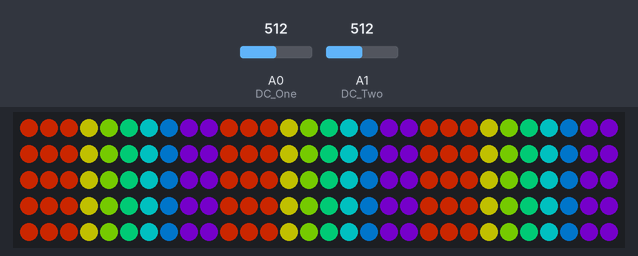
A sketch run on a simulated Arduino Uno, built with avr-gcc and run on an emulated ATmega328P. Parts: 150 RGB LEDs in strip order, left to right, continuing on the next row. The test bench sets the inputs (shaded band); at power-on: A0 (DC_One) = 512, A1 (DC_Two) = 512. Dim RGB values are drawn brighter than linear.

Above: at 1.2 s.
1.3 s: A0 (DC_One) set to 90
At 2.0 s:
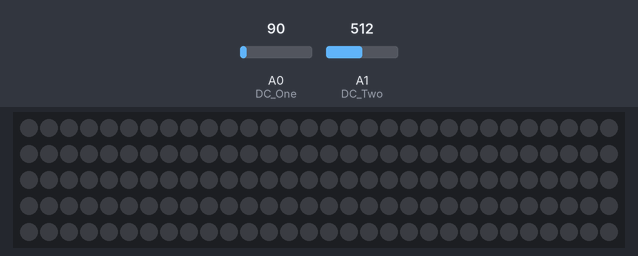
3.1 s: A0 (DC_One) set to 110
At 3.8 s:
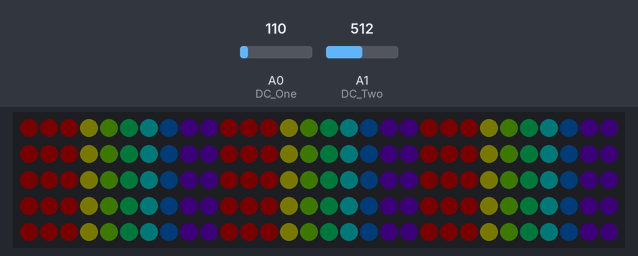
4.6 s: A0 (DC_One) set to 0
At 5.6 s:
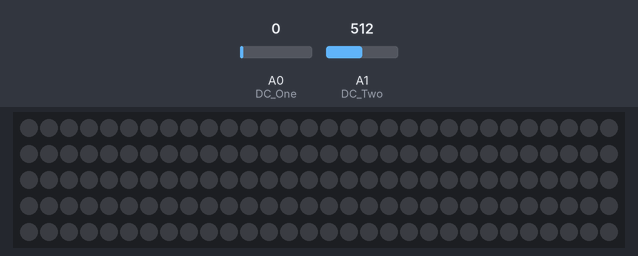
Timing chart, 0 to 7.6 s (numbered marks = the images above; inputs shaded):
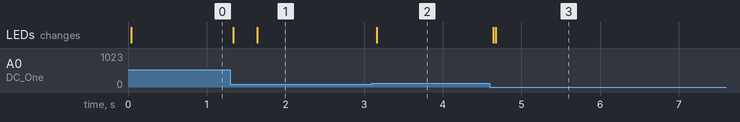

The sketch:

Synthesia_Prototype.ino
```cpp
/******************************************************************************
  Synthesia - Uses a Sparkfun Shield and Programmable LED Strip.
  Project 2 for Mark Rober's Creative Engineering Class 1/23/2021

  Helpful References
  LED Strip tutorial: https://www.temposlighting.com/guides/how-to-add-custom-leds-to-any-project
  Sparkfun Shield: https://learn.sparkfun.com/tutorials/spectrum-shield-hookup-guide-v2
  Arduino Object Oriented Programming (OOP): https://roboticsbackend.com/arduino-object-oriented-programming-oop/

  Step 1: Power the LED Strip w/ a 5V 3A power supply. I've noticed it averages 18W peak.
  Step 2: Tap the ground wire from the LED strip's program wire to the Arduino Ground
  Step 3: Tap the program pin from the LED strip to Digital Pin 11 on the Arduino.
  Step 4: Attach the Sparkfun sheld to the Arduino. I used male headers just for the VIN and Analog pins.
  Step 5: Upload this sketch. Import the FastLED library.
  Step 6: Plug in some tunes via the 3.5mm jack into the Shield.
  (Use another 3.5mm jack to output the tunes to a speaker, from the shield's output port.
  Step 7: Enjoy the lights dance.
*********************************************************************************/

// LED Library
#include <FastLED.h>

// SOUND - Spectrum Shield pin connections
#define STROBE 4
#define RESET 5
#define DC_One A0
#define DC_Two A1

// SOUND spectrum variables
int freq_amp;
int Frequencies_One[7];
int Frequencies_Two[7];
int i;

// LED variables
int TOTAL_LEDS = 150;
CRGB leds[150];        // Total number of LEDs on your strip
#define LED_PIN 11     // Output from the Arduino to the LED Strip

// This Color class is used to make the rest of the code cleaner & more reusable.
// I
class Color {
  private:
    int red;
    int green;
    int blue;
    float brightnessPct; // If a color is too bright, dial it back

    // Hold a memory of what the value was before: simulates how analog tubes fade; gives a warm feeling.
    int redAfterGlow;
    int greenAfterGlow;
    int blueAfterGlow;
    int fadeRate = 1; // Gets subtracted from the Glow Values; 1 = slowest fade; 1000 = immediate fade.

  public:
    Color(int r, int g, int b, float dimmerSwitch) {
      this->red = r;
      this->green = g;
      this->blue = b;
      this->brightnessPct = dimmerSwitch;

      this->redAfterGlow = 0;
      this->greenAfterGlow = 0;
      this->blueAfterGlow = 0;
    }

    int getRed() {
      return (int) (red * brightnessPct);
    }
    int getGreen() {
      return (int) (green * brightnessPct);
    }
    int getBlue() {
      return (int) (blue * brightnessPct);
    }

    // Frequency Value = 0 ~ 1000
    // ColorMax = 0, 150, 255 Typical
    int getVibrance(int colorMax, int frequencyValue) {
      if (colorMax == 0) {
        return 0; // Optimization
      }
      float vibrancePercentage = frequencyValue / 1000.0;
      float rawVibrance = colorMax * vibrancePercentage;

      return (int) rawVibrance;
    }

    CRGB getColorValues(int frequencyValue) {

      /* Debug:
      Serial.print("getColorValues(");
      Serial.print( frequencyValue );
      Serial.print(") >> ");
      Serial.print("[");
      Serial.print( getRed() );
      Serial.print(" --> ");
      Serial.print( getVibrance(getRed(), frequencyValue));
      Serial.print(",  ");
      Serial.print( getGreen() );
      Serial.print(" --> ");
      Serial.print( getVibrance(getGreen(), frequencyValue));
      Serial.print(",  ");
      Serial.print( getBlue() );
      Serial.print(" --> ");
      Serial.print( getVibrance(getBlue(), frequencyValue));
      Serial.print("]  ");
      Serial.println(" ");
      */

      int redVibrance = getVibrance(getRed(), frequencyValue);
      if (redVibrance > redAfterGlow) {
        redAfterGlow = redVibrance;
      }
      else {
        redVibrance = redAfterGlow;
        redAfterGlow = redAfterGlow - fadeRate;
      }

      int greenVibrance = getVibrance(getGreen(), frequencyValue);
      if (greenVibrance > greenAfterGlow) {
        greenAfterGlow = greenVibrance;
      }
      else {
        greenVibrance = greenAfterGlow;
        greenAfterGlow = greenAfterGlow - fadeRate;
      }

      int blueVibrance = getVibrance(getBlue(), frequencyValue);
      if (blueVibrance > blueAfterGlow) {
        blueAfterGlow = blueVibrance;
      }
      else {
        blueVibrance = blueAfterGlow;
        blueAfterGlow = blueAfterGlow - fadeRate;
      }

      return CRGB(
        redVibrance,
        greenVibrance,
        blueVibrance
      );
    }
}; // Remember Semicolon at the end of definition

/********************Setup Loop*************************/
void setup() {
  // Set spectrum Shield pin configurations
  pinMode(STROBE, OUTPUT);
  pinMode(RESET, OUTPUT);
  pinMode(DC_One, INPUT);
  pinMode(DC_Two, INPUT);

  // Initialize Spectrum Analyzers
  digitalWrite(STROBE, LOW);
  digitalWrite(RESET, LOW);
  delay(5);

  Serial.begin(9600); // For Serial debugging

  // LED:
  FastLED.addLeds<WS2812, LED_PIN, GRB>(leds, TOTAL_LEDS);
}


/**************************Main Function Loop*****************************/
void loop() {
  Read_Frequencies(); // Sound Spectrum Shield
  // Graph_Frequencies(); // Serial -- If you want to visualize the frequencies with your Arduino Plotter
  Beam_Frequencies(); // LED Lights
}

/*****************Print Out Band Values for Serial Plotter*****************/
void Graph_Frequencies() {

  int numberOfFrequencyBands = 7;
  int offset = 500; // 500; // Separate the plotter lines by this amount, so you can read them better
  int maxFrequencyValueAllowed = 2000; // Defensive: Discard huge values when initializing board

  for (i = 0; i < numberOfFrequencyBands; i++) {

    if (Frequencies_One[i] < maxFrequencyValueAllowed) {
      Serial.print(Frequencies_One[i] + i*offset);
      Serial.print(" ");
//    Serial.print(Frequencies_Two[i]); // VT: These are just unnecessary.
//    Serial.print(" ");
//    Serial.print( (Frequencies_One[i] + Frequencies_Two[i]) / 2 );
//    Serial.print("    ");
    }
    else {
      Serial.print(maxFrequencyValueAllowed);
      Serial.print(" ");
    }
  }
  Serial.println();
}

/*******************Pull frquencies from Spectrum Shield********************/
void Read_Frequencies() {
  digitalWrite(RESET, HIGH);
  delayMicroseconds(200);
  digitalWrite(RESET, LOW);
  delayMicroseconds(200);

  //Read frequencies for each band
  for (freq_amp = 0; freq_amp < 7; freq_amp++)
  {
    digitalWrite(STROBE, HIGH);
    delayMicroseconds(50);
    digitalWrite(STROBE, LOW);
    delayMicroseconds(50);

    Frequencies_One[freq_amp] = analogRead(DC_One);
    Frequencies_Two[freq_amp] = analogRead(DC_Two);
  }
}


/* Frequencies come in at a minimum of 50, so clip that from the frequency value
 * Also amounts higher than 1000 are junk, so discard them (probably from clipping into the jack)
*/
int deNoiseFrequency(int input) {
  int minThreshold = 100; // Don't display LED below this (50~75)
  if (input > minThreshold && input <= 1000) {
    return input  - minThreshold; // Optimization: - minThreshold to set LEDs to dark
  }
  else if (input > 1000) {
    return 1000;
  }
  else {
    return 0;
  }
}

Color sangria(255, 0, 0, 1.0);
Color grapefruit(255, 50, 0, 1.0);
Color tangerine(255, 100, 0, 0.95);
Color orange(255, 150, 0, 0.9);
Color fanta(255, 200, 0, 0.85);
Color sunfire(255, 255, 0, 0.8);
Color hotpepper(200, 255, 0, 0.9);

Color lime(150, 255, 0, 1.0);
Color turquoise(0, 255, 150, 1.0);
Color cyan(0, 255, 255, 0.8);
Color ocean(0, 150, 255, 1.0);
Color bubblegum(150, 0, 255, 1.0);

/* Mode 2: White
Color w1(255, 255, 255, 1.0);
Color w2(255, 255, 255, 0.9);
Color w3(255, 255, 255, 0.8);
Color w4(255, 255, 255, 0.7);
Color w5(255, 255, 255, 0.8);
Color w6(255, 255, 255, 0.9);
Color w7(255, 255, 255, 1.0);
Color colorSequence[7] = {w1, w2, w3, w4, w5, w6, w7};
*/

Color colorSequence[7] = {grapefruit, sunfire, lime, turquoise, cyan, ocean, bubblegum}; // Modern Rainbow
// Color colorSequence[7] = {sangria, grapefruit, tangerine, orange, fanta, sunfire, hotpepper}; // Hot

// int lightsPerSequence[7] = {25, 20, 20, 20, 20, 20, 25};
int lightSequence[7] = {25, 45, 65, 85, 105, 125, 150};


void setColors(int ledID, int sequenceID) {
  int cleanFrequencyValue = deNoiseFrequency(Frequencies_One[sequenceID]);
  leds[ledID] = colorSequence[sequenceID].getColorValues( cleanFrequencyValue );
}

void Beam_Frequencies() {

  int frequencyValue = 0;

  /* Version 1: FOR EACH LED - Color Bands
  for(int count = 0; count < 150; count++) {
    if (count < lightSequence[0]) {
      setColors(count, 0);
    }
    else if (count < lightSequence[1]) {
      setColors(count, 1);
    }
    else if (count < lightSequence[2]) {
      setColors(count, 2);
    }
    else if (count < lightSequence[3]) {
      setColors(count, 3);
    }
    else if (count < lightSequence[4]) {
      setColors(count, 4);
    }
    else if (count < lightSequence[5]) {
      setColors(count, 5);
    }
    else {
      setColors(count, 6);
    }
  }
  /**/

  /* Version 2: FOR EACH LED - Color Series (Even) */
  for(int count = 0; count < 150; count++) {
    int factor = 10;
    if (count % factor == 0 || count % factor == 1 || count % factor == 2) {
      setColors(count, 0);
    }
    else if (count % factor == 3) {
      setColors(count, 1);
    }
    else if (count % factor == 4) {
      setColors(count, 2);
    }
    else if (count % factor == 5) {
      setColors(count, 3);
    }
    else if (count % factor == 6) {
      setColors(count, 4);
    }
    else if (count % factor == 7) {
      setColors(count, 5);
    }
    else {
      setColors(count, 6);
    }
  }
  /**/

  /* Version 3: FOR EACH LED - Color Series (Bass-Heavy)
  for(int count = 0; count < 150; count++) {
    int factor = 8; // 7 or greater
    if (count % factor == 0 || count % factor == 6) {
      setColors(count, 0);
    }
    else if (count % factor == 1) {
      setColors(count, 1);
    }
    else if (count % factor == 2) {
      setColors(count, 2);
    }
    else if (count % factor == 3) {
      setColors(count, 3);
    }
    else if (count % factor == 4) {
      setColors(count, 4);
    }
    else if (count % factor == 5) {
      setColors(count, 5);
    }
    else {
      setColors(count, 6);
    }
  }
  /**/

  FastLED.show();
  // Serial.println();
}
```

Measured:
- after the input at 1.3 s, the LEDs: first change at once (image 1 shows a later state)
- after the input at 3.1 s, the LEDs: change after 0.06 s (image 2)
- after the input at 4.6 s, the LEDs: first change at once (image 3 shows a later state)
